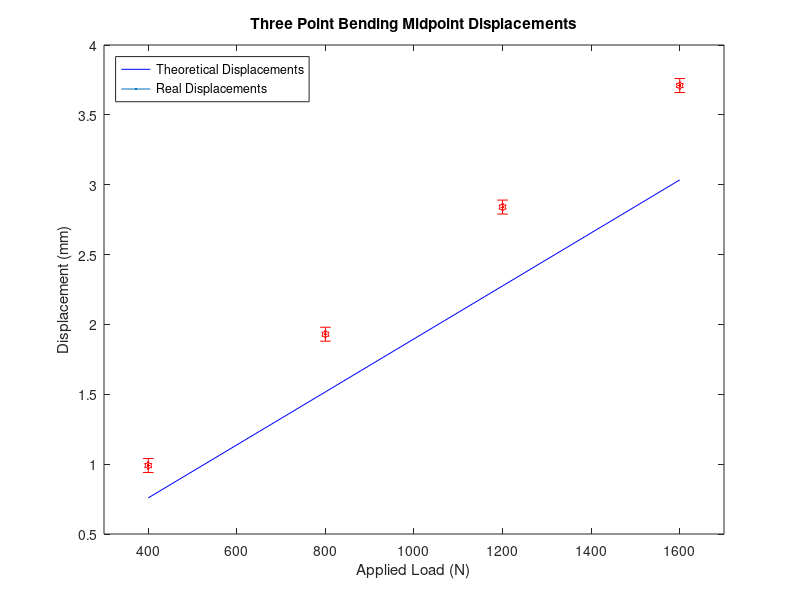
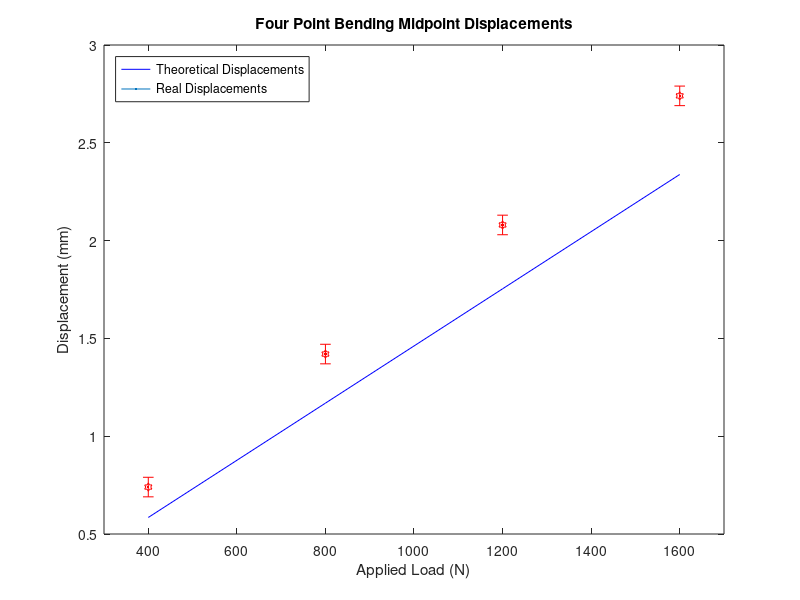
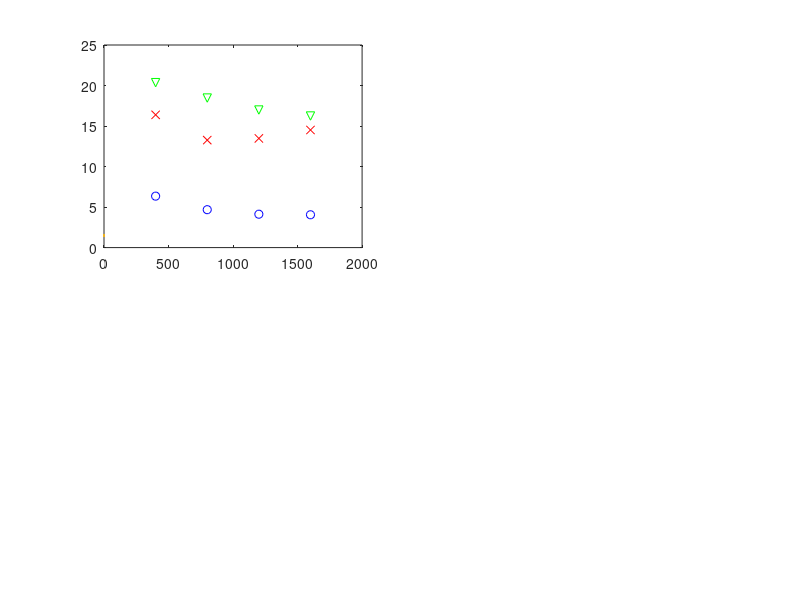

Recreate these plots in MATLAB, in order. (Note: this script raises an error after producing the figures.)
clear;close all;clc;

% 6061-T6 Aluminum Material Constants
ELASTIC_MODULUS = 69E9;
yieldStrength = 275E6;
poissonsRatio = 0.33;

% 3-Point Beam Dimensional Data
LENGTH = 700E-3;
WIDTH_3PT = 38.38E-3;
HEIGHT_3PT = 25.75E-3;
MOMENT_OF_INERTIA_3PT = (WIDTH_3PT * HEIGHT_3PT.^3)/12;

Z_POSITIONS_3PT = [-HEIGHT_3PT/2;
                    (12.25E-3)-(HEIGHT_3PT/2);
                    HEIGHT_3PT/2;
                   -HEIGHT_3PT/2]';

% Moment is associated with x position, so I included a scale for each
% gauge (bad practice, should have done them in different steps but am layzy)
WEIGHTED_Z_POSITIONS_3PT = [(-HEIGHT_3PT/2).*(LENGTH./2);
               ((12.25E-3)-(HEIGHT_3PT/2)).*(LENGTH-0.380);
               (HEIGHT_3PT/2).*(LENGTH./2);
               (-HEIGHT_3PT/2).*(LENGTH-0.450)]';

% 4-Point Beam Dimensional Data
WIDTH_4PT = 38.36E-3;
HEIGHT_4PT = 25.68E-3;
OFFSET = 200E-3;
MOMENT_OF_INERTIA_4PT = (WIDTH_4PT * HEIGHT_4PT.^3)/12;
Z_POSITIONS_4PT = [-HEIGHT_4PT/2;
                            (12.25E-3)-(HEIGHT_4PT/2);
                            HEIGHT_4PT/2;
                            -HEIGHT_4PT/2]';

% Data
realXStrains3Pt = [-224,4,238,-159;
                   -456,1,471,-326;
                   -688,3,704,-492;
                   -918,-5,936,-657].*1E-6;
realYStrains3Pt = [95,9,-79, NaN;
                   187,10,-164,NaN;
                   277,10,-248,NaN;
                   367,13,-332,NaN].*1E-6;

real45Rotations3Pt = [-67,7,90, -49;
                      -139,9,171,-106;
                      -208,12,250,-163;
                      -274,19,325,-212].*1E-6;

realXStrains4Pt = [-133,1,135,-141;
                   -264,1,268,-280;
                   -395,1,401,-419;
                   -528,1,535,-559].*1E-6;
realYStrains4Pt = [50,0,-48, NaN;
                   97,1,-95,NaN;
                   146,2,-142,NaN;
                   194,2,-190,NaN].*1E-6;

real45Rotations4Pt = [-30,11,31, -62;
                      -66,17,68,-118;
                      -105,19,110,-170;
                      -145,21,151,-221].*1E-6;


loads = [400;800;1200;1600];
actualDisplacements3Pt = [0.99;1.93;2.84;3.71];
actualDisplacements4Pt = [0.74;1.42;2.08;2.74];

shearForces3Pt = loads./2;
shearStresses3Pt = (shearForces3Pt./(2.*MOMENT_OF_INERTIA_3PT)).*((HEIGHT_3PT^2/4)-(Z_POSITIONS_3PT).^2);
shearStressesU3Pt = 0.79.*shearStresses3Pt;
shearStrains3Pt = 2.*shearStresses3Pt.*(1+poissonsRatio)./ELASTIC_MODULUS;
shearStrainsU3Pt = 0.79.*shearStrains3Pt;


Moments3Pt = loads./2;
xStresses3Pt = (Moments3Pt.*WEIGHTED_Z_POSITIONS_3PT)./MOMENT_OF_INERTIA_3PT;
xStressesU3Pt = 0.31.*xStresses3Pt;
xStrains3Pt = xStresses3Pt./ELASTIC_MODULUS;
yStrains3Pt = -(xStresses3Pt.*poissonsRatio)./ELASTIC_MODULUS;
xStrainsU3Pt = 0.31.*xStrains3Pt;
yStrainsU3Pt = 0.31.*yStrains3Pt;


Moments4Pt = [400/2;800/2;1200/2;1600/2].*OFFSET;
xStresses4Pt = (Moments4Pt.*Z_POSITIONS_4PT)./MOMENT_OF_INERTIA_4PT;
xStressesU4Pt = 0.25.*xStresses4Pt;
xStrains4Pt = xStresses4Pt./ELASTIC_MODULUS;
yStrains4Pt = -(xStresses4Pt.*poissonsRatio)./ELASTIC_MODULUS;
xStrainsU4Pt = 0.25.*xStrains4Pt;
yStrainsU4Pt = 0.25.*yStrains4Pt;


MaxDisplacement3Pt = @(load) (load.*LENGTH.^3)./(48.*ELASTIC_MODULUS.*MOMENT_OF_INERTIA_3PT);
MaxDisplacement4Pt = @(load) ((load.*OFFSET).*(3*LENGTH^2-4*OFFSET^2))./(48*ELASTIC_MODULUS*MOMENT_OF_INERTIA_4PT);

displacements3Pt = MaxDisplacement3Pt(loads);
displacements4Pt = MaxDisplacement4Pt(loads);

strainRotationEq = @(xStrain,Ystrain,shear,angle) ((xStrain + Ystrain)./2)+((xStrain - Ystrain)./2).*cosd(2.*angle) + (shear./2).*sind(2.*angle);
rotatedStrains3Pt = strainRotationEq(xStrains3Pt,yStrains3Pt,shearStrains3Pt,45);
rotatedStrains4Pt = strainRotationEq(xStrains4Pt,yStrains4Pt,0,45);


errorCalc = @(theoretical, real) abs((real-theoretical)./theoretical).*100;
XStrainError3Pt = errorCalc(xStrains3Pt,realXStrains3Pt);
YStrainError3Pt = errorCalc(yStrains3Pt,realYStrains3Pt);
rotatedError3Pt = errorCalc(rotatedStrains3Pt,real45Rotations3Pt);
reverseRotatedError3Pt = errorCalc(rotatedStrains3Pt(:,4),[-41;-92;-143;-203].*1E-6);

XStrainError4Pt = errorCalc(xStrains4Pt,realXStrains4Pt);
YStrainError4Pt = errorCalc(yStrains4Pt,realYStrains4Pt);
rotatedError4Pt = errorCalc(rotatedStrains4Pt,real45Rotations4Pt);
reverseRotatedError4Pt = errorCalc(rotatedStrains3Pt(:,4),[-30;-67;-107;-148].*1E-6);

%percentErrorU =@(theoretical,real,theoCert,realCert) sqrt((sqrt((realCert).^2 + (theoCert).^2)./(theoretical-real)).^2 +(theoCert./theoretical).^2);
%XStrainErrorU3Pt = percentErrorU(xStrains3Pt,realXStrains3Pt,xStrainsU3Pt,ones(4,4).*0.5E-6);
%YStrainErrorU3Pt = percentErrorU(yStrains3Pt,realYStrains3Pt,yStrainsU3Pt,ones(4,4).*0.5E-6);
%rotatedErrorU3Pt = ercentErrorU(rotatedStrains3Pt,real45Rotations3Pt,yStrainsU3Pt,ones(4,4).*0.5E-6);



%% Graphing

figure(1)
plot(loads,displacements3Pt.*1000, '-b',LineWidth=2);
hold on;
plot(loads,actualDisplacements3Pt, 'hexagramr',LineWidth=2);
hold on;
errorbar(loads, actualDisplacements3Pt, 0.05.*ones(1,4),'r.');
title("Three Point Bending Midpoint Displacements");
xlabel('Applied Load (N)');
ylabel('Displacement (mm)');
xlim([300,1700]);
legend('Theoretical Displacements', 'Real Displacements','Location','northwest');


figure(2)
plot(loads,displacements4Pt.*1000, '-b',LineWidth=2);
hold on;
plot(loads,actualDisplacements4Pt, 'hexagramr',LineWidth=2);
hold on;
errorbar(loads, actualDisplacements4Pt, 0.05.*ones(1,4),'r.');
title("Four Point Bending Midpoint Displacements");
xlabel('Applied Load (N)');
ylabel('Displacement (mm)');
xlim([300,1700]);
legend('Theoretical Displacements', 'Real Displacements','Location','northwest');

figure(3)

subplot(2,2,1)
plot(loads,XStrainError3Pt(:,1), 'bo',LineWidth=1.5);
hold on;
plot(loads,rotatedError3Pt(:,1), 'rx',LineWidth=1.5);
hold on;
plot(loads,YStrainError3Pt(:,1), 'gv',LineWidth=1.5);
subtitle("\bf Strain Rosette 1");
xlabel('\it Applied Load (N)');
ylabel('\it Error (%)');
xlim([300,1700]);
ylim([0,30]);
legend('\epsilon_{a} errors', '\epsilon_{b} errors','\epsilon_{c} errors','Location','northeast');

subplot(2,2,2)
plot(loads,XStrainError3Pt(:,2), 'bo',LineWidth=1.5);
hold on;
plot(loads,rotatedError3Pt(:,2), 'rx',LineWidth=1.5);
hold on;
plot(loads,YStrainError3Pt(:,2), 'gv',LineWidth=1.5);
subtitle("\bf Strain Rosette 2");
xlabel('\it Applied Load (N)');
ylabel('\it Error (%)');
xlim([300,1700]);
ylim([0,250]);
legend('\epsilon_{a} errors', '\epsilon_{b} errors','\epsilon_{c} errors','Location','northeast');

subplot(2,2,3)
plot(loads,XStrainError3Pt(:,3), 'bo',LineWidth=1.5);
hold on;
plot(loads,rotatedError3Pt(:,3), 'rx',LineWidth=1.5);
hold on;
plot(loads,YStrainError3Pt(:,3), 'gv',LineWidth=1.5);
subtitle("\bf Strain Rosette 3");
xlabel('\it Applied Load (N)');
ylabel('\it Error (%)');
xlim([300,1700]);
ylim([0,15]);
legend('\epsilon_{a} errors', '\epsilon_{b} errors','\epsilon_{c} errors','Location','northeast');

subplot(2,2,4)
plot(loads,reverseRotatedError3Pt, 'bo',LineWidth=1.5);
hold on;
plot(loads,XStrainError3Pt(:,4), 'rx',LineWidth=1.5);
hold on;
plot(loads,rotatedError3Pt(:,4), 'gv',LineWidth=1.5);
subtitle("\bf Strain Rosette 4");
xlabel('\it Applied Load (N)');
ylabel('\it Error (%)');
xlim([300,1700]);
ylim([0,40]);
legend('\epsilon_{a} errors', '\epsilon_{b} errors','\epsilon_{c} errors','Location','northeast');

sgtitle('\bf 3-Point Beam Bending Errors');


figure(4)

subplot(2,2,1)
plot(loads,XStrainError4Pt(:,1), 'bo',LineWidth=1.5);
hold on;
plot(loads,rotatedError4Pt(:,1), 'rx',LineWidth=1.5);
hold on;
plot(loads,YStrainError4Pt(:,1), 'gv',LineWidth=1.5);

subtitle("\bf Strain Rosette 1");
xlabel('\it Applied Load (N)');
ylabel('\it Error (%)');
xlim([300,1700]);
ylim([0,40]);
legend('\epsilon_{a} errors', '\epsilon_{b} errors','\epsilon_{c} errors','Location','northeast');

subplot(2,2,2)
plot(loads,XStrainError4Pt(:,2), 'bo',LineWidth=1.5);
hold on;
plot(loads,rotatedError4Pt(:,2), 'rx',LineWidth=1.5);
hold on;
plot(loads,YStrainError4Pt(:,2), 'gv',LineWidth=1.5);

subtitle("\bf Strain Rosette 2");
xlabel('\it Applied Load (N)');
ylabel('\it Error (%)');
xlim([300,1700]);
ylim([0,700]);
legend('\epsilon_{a} errors', '\epsilon_{b} errors','\epsilon_{c} errors','Location','northeast');

subplot(2,2,3)
plot(loads,XStrainError4Pt(:,3), 'bo',LineWidth=1.5);
hold on;
plot(loads,rotatedError4Pt(:,3), 'rx',LineWidth=1.5);
hold on;
plot(loads,YStrainError4Pt(:,3), 'gv',LineWidth=1.5);
subtitle("\bf Strain Rosette 3");
xlabel('\it Applied Load (N)');
ylabel('\it Error (%)');
xlim([300,1700]);
ylim([0,35]);
legend('\epsilon_{a} errors', '\epsilon_{b} errors','\epsilon_{c} errors','Location','northeast');

subplot(2,2,4)
plot(loads,reverseRotatedError4Pt, 'bo',LineWidth=1.5);
hold on;
plot(loads,XStrainError4Pt(:,4), 'rx',LineWidth=1.5);
hold on;
plot(loads,rotatedError4Pt(:,4), 'gv',LineWidth=1.5);

subtitle("\bf Strain Rosette 4");
xlabel('\it Applied Load (N)');
ylabel('\it Error (%)');
xlim([300,1700]);
ylim([0,55]);
legend('\epsilon_{a} errors', '\epsilon_{b} errors','\epsilon_{c} errors','Location','northeast');

sgtitle('\bf 4-Point Beam Bending Errors');

